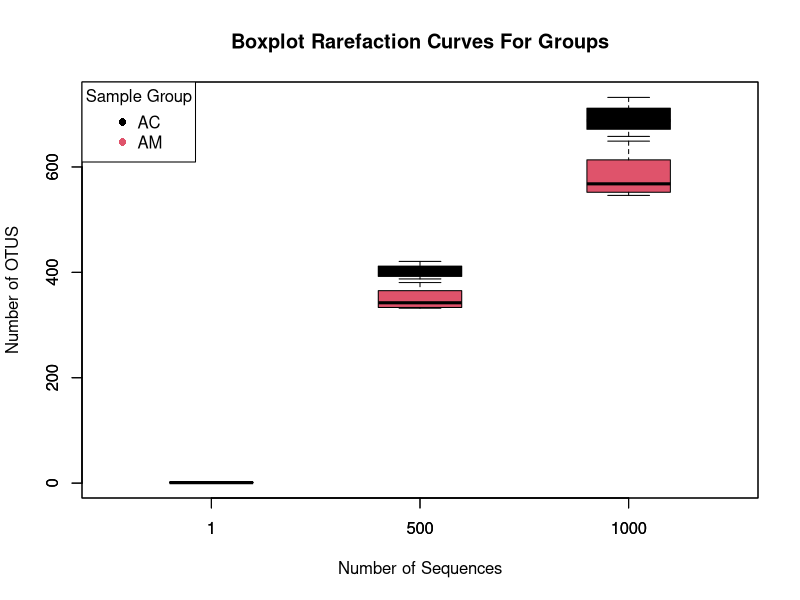

Generate this figure with R:
pdf("Rarefaction.xls.box.rarefaction.1.pdf")
matr <- read.table(file="Rarefaction.xls",sep="\t",header=T)
maxd <- 1
for(j in 2:dim(matr)[2])
{ 
    tem <- matr[,j]
        tem <- tem[!is.na(tem)]
        if(maxd < max(tem))
        {
            maxd <- max(tem)
        }
}
y <- matr[,2]
y <- y[!is.na(y)]
x <- matr[,1]
x <- x[1:length(y)]
#plot(x,y,ann=F,ylim=c(0,maxd),xlim=c(0,max(matr[,1])), xlab="Number of Sequences", ylab="Number of OTUS",main="Boxplot Rarefaction Curves For Groups")

selectmatr <- matr[c("AC1","AC2","AC3","AC4")]
coln <- dim(selectmatr)[2]
fac <- c() 
grp <- c()
#cl <- rgb(10, (0:(coln-1))/coln,127.5*1,max=255)
for(i in 1:coln){ 
y <- selectmatr[,i] 
y <- y[!is.na(y)]
x <- matr[,1]
x <- x[1:length(y)]
#points(x,y, col=palette()[1],type='l') 
fac <- c(fac,x)
grp <- c(grp,y)
}
if(1 == 1){
boxplot(grp~fac,col=palette()[1],boxwex=0.4,xlab="Number of Sequences", ylab="Number of OTUS",main="Boxplot Rarefaction Curves For Groups")
}else
{
    boxplot(grp~fac,col=palette()[1],add=TRUE,boxwex=0.4)
}
selectmatr <- matr[c("AM1","AM2","AM3","AM4")]
coln <- dim(selectmatr)[2]
fac <- c() 
grp <- c()
#cl <- rgb(20, (0:(coln-1))/coln,127.5*1,max=255)
for(i in 1:coln){ 
y <- selectmatr[,i] 
y <- y[!is.na(y)]
x <- matr[,1]
x <- x[1:length(y)]
#points(x,y, col=palette()[2],type='l') 
fac <- c(fac,x)
grp <- c(grp,y)
}
if(2 == 1){
boxplot(grp~fac,col=palette()[2],boxwex=0.4,xlab="Number of Sequences", ylab="Number of OTUS",main="Boxplot Rarefaction Curves For Groups")
}else
{
    boxplot(grp~fac,col=palette()[2],add=TRUE,boxwex=0.4)
}

legend("topleft",c("AC","AM"),pch=16, col=c(palette()[1:3]),title="Sample Group")
dev.off()